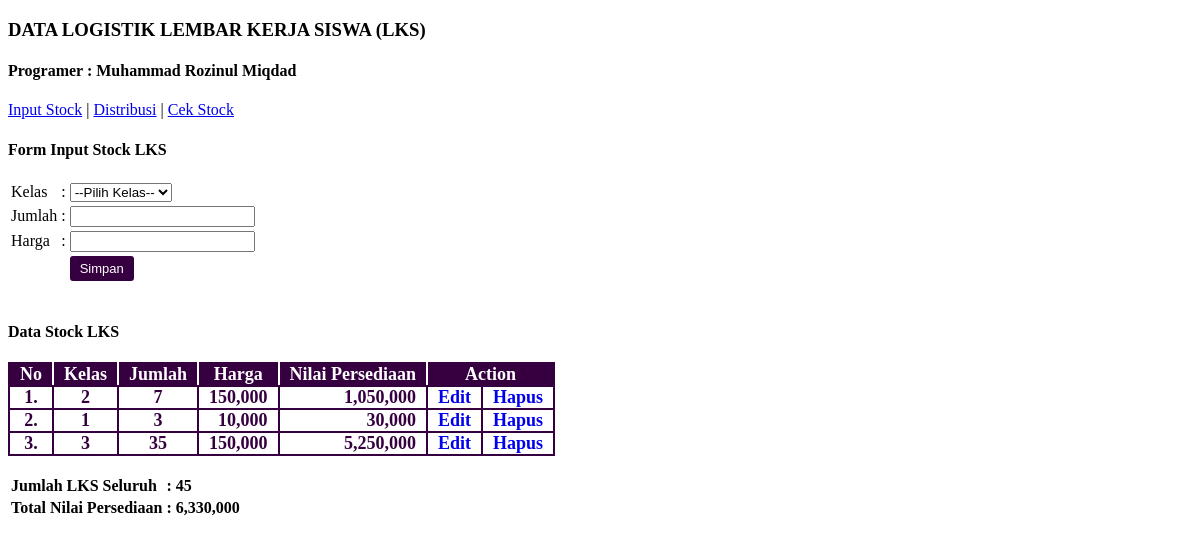
/input_stok.php, run on the app's committed database.
### tables this page shows
CREATE TABLE `tb_stock` (
  `IndexStock` int(11) NOT NULL AUTO_INCREMENT,
  `Kelas` int(3) DEFAULT NULL,
  `Jumlah` int(11) DEFAULT NULL,
  `Harga` int(11) DEFAULT NULL,
  `NilaiPersediaan` int(11) DEFAULT NULL,
  PRIMARY KEY (`IndexStock`)
);

### input_stok.php (the view, shortened to what this page needs)
<?php
    include('koneksi.php');
?>
<!DOCTYPE html>
<html>
    <head>
        <link rel="stylesheet" href="style.css">
    </head>
    <body>
        <h3 class="h">DATA LOGISTIK LEMBAR KERJA SISWA (LKS)</h3>
        <h4>Programer : Muhammad Rozinul Miqdad</h4>
        <p><a href="input_stok.php">Input Stock</a> | <a href="distribusi.php">Distribusi</a> | <a href="cek_stok.php">Cek Stock</a></p>
        <h4>Form Input Stock LKS</h4>
        <form method="post">
            <table class="tb">
                <tr>
                    <td>Kelas</td>
                    <td> :</td>
                    <td>
                        <select name="v_kelas" class="input" required="" <?php if(isset($_GET['edit'])){ echo 'disabled'; }?>>
                            <option value="" <?php if(!isset($_GET['edit'])){  echo 'selected'; }?> disabled>--Pilih Kelas--</option>
                        </select>
                    </td>
                </tr>
                <tr>
                    <td>Jumlah</td>
                    <td> :</td>
                    <td><input type="text" name="v_jumlah" class="input" required="" onkeypress="return event.charCode >= 48 && event.charCode <= 57" value="<?php if(isset($_GET['edit'])){echo $jumlah;}?>" ></td>
                </tr>
                <tr>
                    <td>Harga</td>
                    <td> :</td>
                    <td><input type="text" name="v_harga" class="input" required="" onkeypress="return event.charCode >= 48 && event.charCode <= 57" value="<?php if(isset($_GET['edit'])){echo $harga;}?>" ></td>
                </tr>
                <tr>
                    <td></td>
                    <td></td>
                    <td>
                        <?php if (isset($_GET['edit'])) { ?>
                        <input type="submit" name="update" value="Update" class="btn">
                        <?php }else{ ?>
                        <input type="submit" name="submit" value="Simpan" class="btn">
                        <?php }	 ?>
                    </td>
                </tr>
            </table>
        </form>
        <br>
        <h4>Data Stock LKS</h4>
        <table class="tb-cetak">
            <tr>
                <td class="td-a">No</td>
                <td class="td-a">Kelas</td>
                <td class="td-a">Jumlah</td>
                <td class="td-a">Harga</td>
                <td class="td-a">Nilai Persediaan</td>
                <td colspan="2" class="td-b">Action</td>
            </tr>
            <?php
                $no=1;
                $sql = mysqli_query($mysqli, "SELECT * FROM tb_stock");
                if(mysqli_num_rows($sql) > 0)
                {
                    while ($data = mysqli_fetch_array($sql)) {
            ?>
            <tr>
                <td class="td"><?php echo $no; ?>.</td>
                <td class="td"><?php echo $data['Kelas']; ?></td>
                <td class="td"><?php echo $data['Jumlah']; ?></td>
                <td class="td" align='right'><?php echo number_format($data['Harga']); ?></td>
                <td class="td" align='right'><?php echo number_format($data['NilaiPersediaan']); ?></td>
                    <td class="td">
                    <a href="?edit&id=<?php echo $data['IndexStock']; ?>" name="edit" style="text-decoration: none;">Edit
                </td>
                <td class="td" align="center">
                        <a href="?hapus&id=<?php echo $data['IndexStock']; ?>" onclick="return confirm('Apakah Anda yakin untuk menghapus data ini ?')" name="del" style="text-decoration: none;">Hapus
                </td>
            </tr>
            <?php
                    $no++;
                    }
                }
                else{
            ?>
                <tr>
                    <td class="td" colspan='6'>Belum Ada Data</td>
                </tr>
            <?php } ?>
        </table>
        <br>
        <table class="tb">
            <?php
                $resultLKS = mysqli_query($mysqli, 'SELECT SUM(Jumlah) AS JumlahLKS FROM tb_stock');
                $rowLKS = mysqli_fetch_assoc($resultLKS);
                $SumJumlahLKS = $rowLKS['JumlahLKS'];
                $resultPersediaan = mysqli_query($mysqli, 'SELECT SUM(NilaiPersediaan) AS NilaiPersediaan FROM tb_stock');
                $rowPersediaan = mysqli_fetch_assoc($resultPersediaan);
                $SumNilaiPersediaan = $rowPersediaan['NilaiPersediaan'];
            ?>
            <tr>
                <td><b>Jumlah LKS Seluruh</b></td>
                <td><b> : </b></td>
                <td><b><?php echo $SumJumlahLKS?></b></td>
            </tr>
            <tr>
                <td><b>Total Nilai Persediaan</b></td>
                <td><b> : </b></td>
                <td><b><?php echo number_format($SumNilaiPersediaan) ?></b></td>
            </tr>
        </table>
    </body>
</html>

### style.css (style rules this page uses)
body { font-family: calibri; }
.tb-cetak { font-weight: bold; font-size: 18px; border-collapse: collapse; background-color: #efeeef; text-align: center; }
.td-a { color: white; background-color: #360040; padding: 0px 10px; margin: 0; border: 2px; border-style: solid; border-color: #360040 #ffffff #360040 #360040; }
.td-b { color: white; background-color: #360040; padding: 0px 10px; margin: 0; border: 2px; border-style: solid; border-color: #360040 #360040 #360040 #ffffff; }
.td { color: #360040; background-color: #ffffff; padding: 0px 10px; margin: 0; border: 2px solid #360040; }
.btn { background-color: #360040; border: none; color: white; padding: 5px 10px; text-align: center; text-decoration: none; display: inline-block; font-size: 13px; border-radius: 3px; }

### data on the page
tb_stock: Kelas "2", Jumlah "7", Harga "150,000", NilaiPersediaan "1,050,000"
tb_stock: Kelas "1", Jumlah "3", Harga "10,000", NilaiPersediaan "30,000"
tb_stock: Kelas "3", Jumlah "35", Harga "150,000", NilaiPersediaan "5,250,000"

### other printed values
$SumJumlahLKS "45"
$SumNilaiPersediaan "6,330,000"
